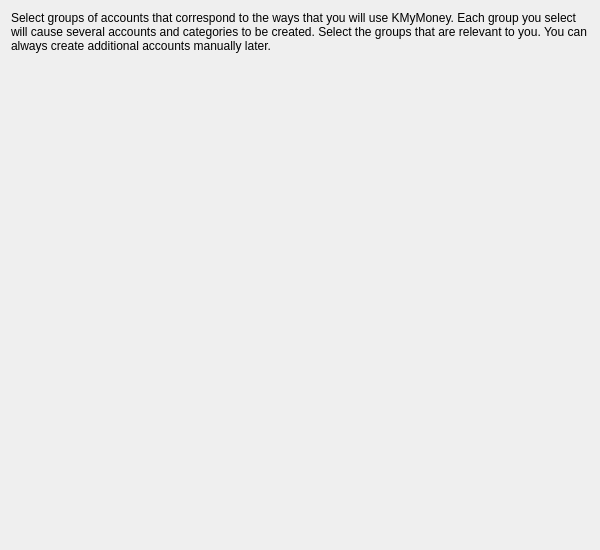
<?xml version="1.0" encoding="UTF-8"?>
<ui version="4.0">
 <class>Accounts</class>
 <widget class="QWidget" name="Accounts">
  <property name="geometry">
   <rect>
    <x>0</x>
    <y>0</y>
    <width>600</width>
    <height>550</height>
   </rect>
  </property>
  <layout class="QVBoxLayout" stretch="0,5">
   <item>
    <widget class="QLabel" name="qLabel2">
     <property name="text">
      <string>Select groups of accounts that correspond to the ways that you will use KMyMoney. Each group you select will cause several accounts and categories to be created. Select the groups that are relevant to you. You can always create additional accounts manually later.</string>
     </property>
     <property name="wordWrap">
      <bool>true</bool>
     </property>
    </widget>
   </item>
   <item>
    <widget class="KAccountTemplateSelector" name="m_templateSelector" native="true"/>
   </item>
  </layout>
 </widget>
 <layoutdefault spacing="6" margin="11"/>
 <customwidgets>
  <customwidget>
   <class>KAccountTemplateSelector</class>
   <extends>QWidget</extends>
   <header>kaccounttemplateselector.h</header>
  </customwidget>
 </customwidgets>
 <resources/>
 <connections/>
</ui>
